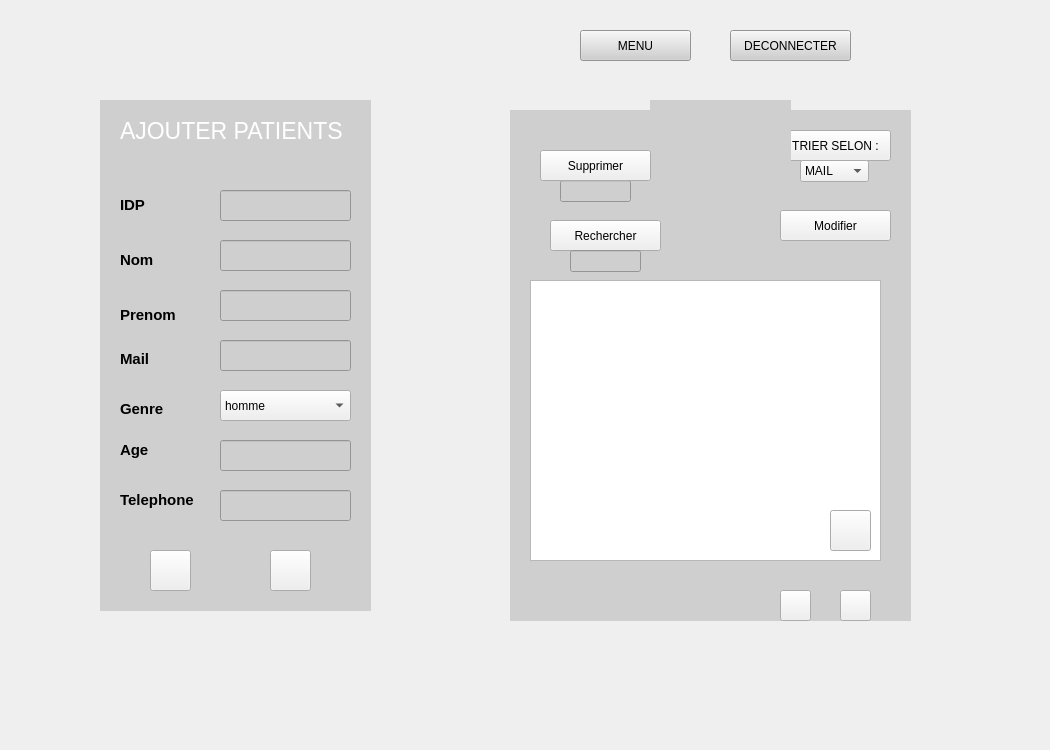
    <widget class="QWidget" name="patient">
     <property name="enabled">
      <bool>true</bool>
     </property>
     <widget class="QPushButton" name="Ajouter">
      <property name="geometry">
       <rect>
        <x>150</x>
        <y>550</y>
        <width>41</width>
        <height>41</height>
       </rect>
      </property>
      <property name="styleSheet">
       <string notr="true">font: 700 16pt &quot;Segoe UI&quot;;
border-image: url(:/ajout/ajouter.PNG);
font: 700 11pt &quot;Segoe UI&quot;;

</string>
      </property>
      <property name="text">
       <string/>
      </property>
     </widget>
     <widget class="QLabel" name="AGE">
      <property name="geometry">
       <rect>
        <x>120</x>
        <y>430</y>
        <width>61</width>
        <height>41</height>
       </rect>
      </property>
      <property name="styleSheet">
       <string notr="true">
background-color: rgb(207, 207, 207);</string>
      </property>
      <property name="text">
       <string>&lt;html&gt;&lt;head/&gt;&lt;body&gt;&lt;p&gt;&lt;span style=&quot; font-size:11pt; font-weight:700;&quot;&gt;Age&lt;/span&gt;&lt;/p&gt;&lt;/body&gt;&lt;/html&gt;</string>
      </property>
     </widget>
     <widget class="QLabel" name="label_29">
      <property name="geometry">
       <rect>
        <x>100</x>
        <y>100</y>
        <width>271</width>
        <height>511</height>
       </rect>
      </property>
      <property name="styleSheet">
       <string notr="true">color:  rgb(179, 255, 165);
background-color: rgb(207, 207, 207);</string>
      </property>
      <property name="text">
       <string/>
      </property>
     </widget>
     <widget class="QLineEdit" name="lineEdit_NOM">
      <property name="geometry">
       <rect>
        <x>220</x>
        <y>240</y>
        <width>131</width>
        <height>31</height>
       </rect>
      </property>
      <property name="styleSheet">
       <string notr="true">background-color: rgb(207, 207, 207);</string>
      </property>
     </widget>
     <widget class="QPushButton" name="sortButton">
      <property name="geometry">
       <rect>
        <x>780</x>
        <y>130</y>
        <width>111</width>
        <height>31</height>
       </rect>
      </property>
      <property name="styleSheet">
       <string notr="true">font: 700 11pt &quot;Segoe UI&quot;;</string>
      </property>
      <property name="text">
       <string>TRIER SELON :</string>
      </property>
     </widget>
     <widget class="QComboBox" name="comboBox_sort">
      <property name="geometry">
       <rect>
        <x>800</x>
        <y>160</y>
        <width>69</width>
        <height>22</height>
       </rect>
      </property>
      <property name="styleSheet">
       <string notr="true">font: 900 italic 9pt &quot;Segoe UI&quot;;</string>
      </property>
      <item>
       <property name="text">
        <string>MAIL</string>
       </property>
      </item>
      <item>
       <property name="text">
        <string>AGE</string>
       </property>
      </item>
     </widget>
     <widget class="QLineEdit" name="lineEdit_AGE">
      <property name="geometry">
       <rect>
        <x>220</x>
        <y>440</y>
        <width>131</width>
        <height>31</height>
       </rect>
      </property>
      <property name="styleSheet">
       <string notr="true">background-color: rgb(207, 207, 207);</string>
      </property>
     </widget>
     <widget class="QPushButton" name="Rechercher">
      <property name="geometry">
       <rect>
        <x>550</x>
        <y>220</y>
        <width>111</width>
        <height>31</height>
       </rect>
      </property>
      <property name="toolTip">
       <string>&lt;html&gt;&lt;head/&gt;&lt;body&gt;&lt;p&gt;&lt;span style=&quot; font-weight:700;&quot;&gt;Rechercher&lt;/span&gt;&lt;/p&gt;&lt;/body&gt;&lt;/html&gt;</string>
      </property>
      <property name="styleSheet">
       <string notr="true">font: 700 11pt &quot;Segoe UI&quot;;</string>
      </property>
      <property name="text">
       <string>Rechercher</string>
      </property>
     </widget>
     <widget class="QLineEdit" name="lineEdit_TELEPHONE">
      <property name="geometry">
       <rect>
        <x>220</x>
        <y>490</y>
        <width>131</width>
        <height>31</height>
       </rect>
      </property>
      <property name="styleSheet">
       <string notr="true">background-color: rgb(207, 207, 207);</string>
      </property>
     </widget>
     <widget class="QLabel" name="GENRE">
      <property name="geometry">
       <rect>
        <x>120</x>
        <y>400</y>
        <width>49</width>
        <height>16</height>
       </rect>
      </property>
      <property name="styleSheet">
       <string notr="true">
background-color: rgb(207, 207, 207);</string>
      </property>
      <property name="text">
       <string>&lt;html&gt;&lt;head/&gt;&lt;body&gt;&lt;p&gt;&lt;span style=&quot; font-size:11pt; font-weight:700;&quot;&gt;Genre&lt;/span&gt;&lt;/p&gt;&lt;/body&gt;&lt;/html&gt;</string>
      </property>
     </widget>
     <widget class="QLineEdit" name="lineEdit">
      <property name="geometry">
       <rect>
        <x>570</x>
        <y>250</y>
        <width>71</width>
        <height>22</height>
       </rect>
      </property>
      <property name="styleSheet">
       <string notr="true">background-color: rgb(207, 207, 207);</string>
      </property>
     </widget>
     <widget class="QLabel" name="NOM">
      <property name="geometry">
       <rect>
        <x>120</x>
        <y>250</y>
        <width>61</width>
        <height>21</height>
       </rect>
      </property>
      <property name="styleSheet">
       <string notr="true">
background-color: rgb(207, 207, 207);</string>
      </property>
      <property name="text">
       <string>&lt;html&gt;&lt;head/&gt;&lt;body&gt;&lt;p&gt;&lt;span style=&quot; font-size:11pt; font-weight:700;&quot;&gt;Nom&lt;/span&gt;&lt;/p&gt;&lt;/body&gt;&lt;/html&gt;</string>
      </property>
     </widget>
     <widget class="QWidget" name="widget_statistiques" native="true">
      <property name="geometry">
       <rect>
        <x>530</x>
        <y>280</y>
        <width>351</width>
        <height>281</height>
       </rect>
      </property>
      <property name="styleSheet">
       <string notr="true"/>
      </property>
      <widget class="QTableView" name="tableView">
       <property name="geometry">
        <rect>
         <x>0</x>
         <y>0</y>
         <width>351</width>
         <height>281</height>
        </rect>
       </property>
       <property name="styleSheet">
        <string notr="true">font: 700 italic 9pt &quot;Segoe UI&quot;;</string>
       </property>
      </widget>
      <widget class="QPushButton" name="exporter">
       <property name="geometry">
        <rect>
         <x>300</x>
         <y>230</y>
         <width>41</width>
         <height>41</height>
        </rect>
       </property>
       <property name="styleSheet">
        <string notr="true">border-image: url(:/pdf/pdf.PNG);</string>
       </property>
       <property name="text">
        <string/>
       </property>
      </widget>
     </widget>
     <widget class="QLabel" name="label_time">
      <property name="geometry">
       <rect>
        <x>650</x>
        <y>100</y>
        <width>141</width>
        <height>61</height>
       </rect>
      </property>
      <property name="styleSheet">
       <string notr="true">background-color: rgb(207, 207, 207);
font: 700 italic 9pt &quot;Segoe UI&quot;;</string>
      </property>
      <property name="text">
       <string/>
      </property>
     </widget>
     <widget class="QLabel" name="IDP">
      <property name="geometry">
       <rect>
        <x>120</x>
        <y>190</y>
        <width>51</width>
        <height>31</height>
       </rect>
      </property>
      <property name="styleSheet">
       <string notr="true">background-color: rgb(207, 207, 207);
font: 11pt &quot;Segoe UI&quot;;
</string>
      </property>
      <property name="text">
       <string>&lt;html&gt;&lt;head/&gt;&lt;body&gt;&lt;p&gt;&lt;span style=&quot; font-size:11pt; font-weight:700;&quot;&gt;IDP&lt;/span&gt;&lt;/p&gt;&lt;/body&gt;&lt;/html&gt;</string>
      </property>
     </widget>
     <widget class="QLineEdit" name="lineEdit_IDP">
      <property name="geometry">
       <rect>
        <x>220</x>
        <y>190</y>
        <width>131</width>
        <height>31</height>
       </rect>
      </property>
      <property name="styleSheet">
       <string notr="true">background-color: rgb(207, 207, 207);</string>
      </property>
      <property name="text">
       <string/>
      </property>
     </widget>
     <widget class="QLineEdit" name="lineEdit_2">
      <property name="geometry">
       <rect>
        <x>560</x>
        <y>180</y>
        <width>71</width>
        <height>22</height>
       </rect>
      </property>
      <property name="styleSheet">
       <string notr="true">background-color: rgb(207, 207, 207);</string>
      </property>
     </widget>
     <widget class="QLineEdit" name="lineEdit_MAIL">
      <property name="geometry">
       <rect>
        <x>220</x>
        <y>340</y>
        <width>131</width>
        <height>31</height>
       </rect>
      </property>
      <property name="styleSheet">
       <string notr="true">background-color: rgb(207, 207, 207);</string>
      </property>
     </widget>
     <widget class="QLineEdit" name="lineEdit_PRENOM">
      <property name="geometry">
       <rect>
        <x>220</x>
        <y>290</y>
        <width>131</width>
        <height>31</height>
       </rect>
      </property>
      <property name="styleSheet">
       <string notr="true">background-color: rgb(207, 207, 207);</string>
      </property>
     </widget>
     <widget class="QPushButton" name="refreshButton">
      <property name="geometry">
       <rect>
        <x>270</x>
        <y>550</y>
        <width>41</width>
        <height>41</height>
       </rect>
      </property>
      <property name="styleSheet">
       <string notr="true">border-image: url(:/reff/refreshhh.PNG);</string>
      </property>
      <property name="text">
       <string/>
      </property>
     </widget>
     <widget class="QLabel" name="label_30">
      <property name="geometry">
       <rect>
        <x>880</x>
        <y>10</y>
        <width>101</width>
        <height>111</height>
       </rect>
      </property>
      <property name="styleSheet">
       <string notr="true">border-image: url(:/medi/medisoftt.png);</string>
      </property>
      <property name="text">
       <string/>
      </property>
     </widget>
     <widget class="QLabel" name="TELEPHONE">
      <property name="geometry">
       <rect>
        <x>120</x>
        <y>490</y>
        <width>91</width>
        <height>21</height>
       </rect>
      </property>
      <property name="styleSheet">
       <string notr="true">
background-color: rgb(207, 207, 207);</string>
      </property>
      <property name="text">
       <string>&lt;html&gt;&lt;head/&gt;&lt;body&gt;&lt;p&gt;&lt;span style=&quot; font-size:11pt; font-weight:700;&quot;&gt;Telephone&lt;/span&gt;&lt;/p&gt;&lt;/body&gt;&lt;/html&gt;</string>
      </property>
     </widget>
     <widget class="QLabel" name="ajout_pat">
      <property name="geometry">
       <rect>
        <x>120</x>
        <y>110</y>
        <width>241</width>
        <height>61</height>
       </rect>
      </property>
      <property name="styleSheet">
       <string notr="true">color:   rgb(179, 255, 165);
font: 700 14pt &quot;Segoe UI&quot;;
background-color: rgb(207, 207, 207);</string>
      </property>
      <property name="text">
       <string>&lt;html&gt;&lt;head/&gt;&lt;body&gt;&lt;p&gt;&lt;span style=&quot; font-size:26pt; color:#ffffff; vertical-align:super;&quot;&gt;AJOUTER PATIENTS&lt;/span&gt;&lt;/p&gt;&lt;/body&gt;&lt;/html&gt;</string>
      </property>
     </widget>
     <widget class="QLabel" name="label_31">
      <property name="geometry">
       <rect>
        <x>-10</x>
        <y>0</y>
        <width>1041</width>
        <height>741</height>
       </rect>
      </property>
      <property name="styleSheet">
       <string notr="true">border-image: url(:/immg/pharmacie.PNG);</string>
      </property>
      <property name="text">
       <string/>
      </property>
     </widget>
     <widget class="QComboBox" name="comboBox">
      <property name="geometry">
       <rect>
        <x>220</x>
        <y>390</y>
        <width>131</width>
        <height>31</height>
       </rect>
      </property>
      <item>
       <property name="text">
        <string>homme</string>
       </property>
      </item>
      <item>
       <property name="text">
        <string>femme</string>
       </property>
      </item>
     </widget>
     <widget class="QPushButton" name="Supprimer">
      <property name="geometry">
       <rect>
        <x>540</x>
        <y>150</y>
        <width>111</width>
        <height>31</height>
       </rect>
      </property>
      <property name="styleSheet">
       <string notr="true">font: 700 11pt &quot;Segoe UI&quot;;</string>
      </property>
      <property name="text">
       <string>Supprimer</string>
      </property>
     </widget>
     <widget class="QPushButton" name="savebutton">
      <property name="geometry">
       <rect>
        <x>780</x>
        <y>210</y>
        <width>111</width>
        <height>31</height>
       </rect>
      </property>
      <property name="styleSheet">
       <string notr="true">font: 700 11pt &quot;Segoe UI&quot;;</string>
      </property>
      <property name="text">
       <string>Modifier</string>
      </property>
     </widget>
     <widget class="QLabel" name="PRENOM">
      <property name="geometry">
       <rect>
        <x>120</x>
        <y>300</y>
        <width>81</width>
        <height>31</height>
       </rect>
      </property>
      <property name="styleSheet">
       <string notr="true">
background-color: rgb(207, 207, 207);</string>
      </property>
      <property name="text">
       <string>&lt;html&gt;&lt;head/&gt;&lt;body&gt;&lt;p&gt;&lt;span style=&quot; font-size:11pt; font-weight:700;&quot;&gt;Prenom&lt;/span&gt;&lt;/p&gt;&lt;/body&gt;&lt;/html&gt;</string>
      </property>
     </widget>
     <widget class="QLabel" name="MAIL">
      <property name="geometry">
       <rect>
        <x>120</x>
        <y>350</y>
        <width>49</width>
        <height>16</height>
       </rect>
      </property>
      <property name="styleSheet">
       <string notr="true">
background-color: rgb(207, 207, 207);</string>
      </property>
      <property name="text">
       <string>&lt;html&gt;&lt;head/&gt;&lt;body&gt;&lt;p&gt;&lt;span style=&quot; font-size:11pt; font-weight:700;&quot;&gt;Mail&lt;/span&gt;&lt;/p&gt;&lt;/body&gt;&lt;/html&gt;</string>
      </property>
     </widget>
     <widget class="QPushButton" name="pb_notfier">
      <property name="geometry">
       <rect>
        <x>840</x>
        <y>590</y>
        <width>31</width>
        <height>31</height>
       </rect>
      </property>
      <property name="styleSheet">
       <string notr="true">border-image: url(:/notifff/notif.PNG);</string>
      </property>
      <property name="text">
       <string/>
      </property>
     </widget>
     <widget class="QLabel" name="label_32">
      <property name="geometry">
       <rect>
        <x>510</x>
        <y>110</y>
        <width>401</width>
        <height>511</height>
       </rect>
      </property>
      <property name="styleSheet">
       <string notr="true">background-color: rgb(207, 207, 207);</string>
      </property>
      <property name="text">
       <string/>
      </property>
     </widget>
     <widget class="QPushButton" name="btn_statistiques">
      <property name="geometry">
       <rect>
        <x>780</x>
        <y>590</y>
        <width>31</width>
        <height>31</height>
       </rect>
      </property>
      <property name="styleSheet">
       <string notr="true">border-image: url(:/stat/stat.PNG);</string>
      </property>
      <property name="text">
       <string/>
      </property>
     </widget>
     <widget class="QPushButton" name="MENU">
      <property name="geometry">
       <rect>
        <x>580</x>
        <y>30</y>
        <width>111</width>
        <height>31</height>
       </rect>
      </property>
      <property name="styleSheet">
       <string notr="true">background-color: rgb(207, 207, 207);
font: 700 italic 11pt &quot;Segoe UI&quot;;
</string>
      </property>
      <property name="text">
       <string>MENU</string>
      </property>
     </widget>
     <widget class="QPushButton" name="DECONNECTER">
      <property name="geometry">
       <rect>
        <x>730</x>
        <y>30</y>
        <width>121</width>
        <height>31</height>
       </rect>
      </property>
      <property name="styleSheet">
       <string notr="true">background-color: rgb(207, 207, 207);
font: 700 italic 11pt &quot;Segoe UI&quot;;
</string>
      </property>
      <property name="text">
       <string>DECONNECTER</string>
      </property>
     </widget>
     <zorder>label_31</zorder>
     <zorder>label_29</zorder>
     <zorder>label_32</zorder>
     <zorder>Ajouter</zorder>
     <zorder>AGE</zorder>
     <zorder>lineEdit_NOM</zorder>
     <zorder>sortButton</zorder>
     <zorder>comboBox_sort</zorder>
     <zorder>lineEdit_AGE</zorder>
     <zorder>Rechercher</zorder>
     <zorder>lineEdit_TELEPHONE</zorder>
     <zorder>GENRE</zorder>
     <zorder>lineEdit</zorder>
     <zorder>NOM</zorder>
     <zorder>widget_statistiques</zorder>
     <zorder>label_time</zorder>
     <zorder>IDP</zorder>
     <zorder>lineEdit_IDP</zorder>
     <zorder>lineEdit_2</zorder>
     <zorder>lineEdit_MAIL</zorder>
     <zorder>lineEdit_PRENOM</zorder>
     <zorder>refreshButton</zorder>
     <zorder>label_30</zorder>
     <zorder>TELEPHONE</zorder>
     <zorder>ajout_pat</zorder>
     <zorder>comboBox</zorder>
     <zorder>Supprimer</zorder>
     <zorder>savebutton</zorder>
     <zorder>PRENOM</zorder>
     <zorder>MAIL</zorder>
     <zorder>pb_notfier</zorder>
     <zorder>btn_statistiques</zorder>
     <zorder>MENU</zorder>
     <zorder>DECONNECTER</zorder>
    </widget>
